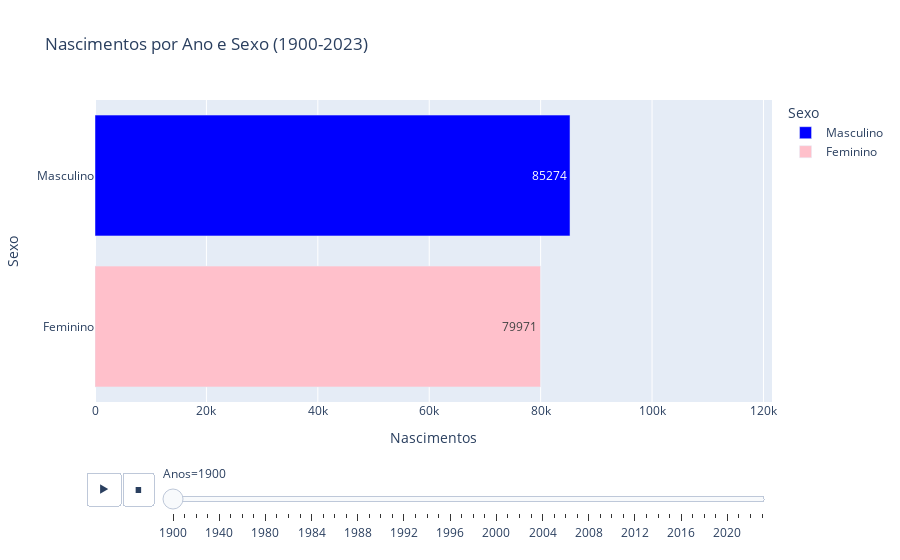

Notebook cell for this chart:
### Code cell
fig = px.bar(
    tabela_long,
    y='Sexo',           # barras horizontais para categorias Sexo
    x='Nascimentos',
    color='Sexo',
    orientation='h',    # barras horizontais
    animation_frame='Anos',    # animação por anos
    animation_group='Sexo',    # grupo de animação
    range_x=[0, tabela_long['Nascimentos'].max() * 1.1],
    color_discrete_map={'Masculino': 'blue', 'Feminino': 'pink'},
    title='Nascimentos por Ano e Sexo (1900-2023)',
    text='Nascimentos',
)

fig.update_layout(yaxis={'categoryorder':'total ascending'})  # para ordem das barras
fig.show()

### Figure 1 — Plotly figure (JSON) as saved in the notebook; plotly's stock layout.template omitted (floating-point values rounded to 4 significant figures)
{"data": [{"hovertemplate": "Sexo=%{y}<br>Anos=1900<br>Nascimentos=%{text}<extra></extra>", "ids": ["Masculino"], "legendgroup": "Masculino", "marker": {"color": "blue", "pattern": {"shape": ""}}, "name": "Masculino", "orientation": "h", "showlegend": true, "text": [85270.0], "textposition": "auto", "type": "bar", "x": [85274], "xaxis": "x", "y": ["Masculino"], "yaxis": "y"}, {"hovertemplate": "Sexo=%{y}<br>Anos=1900<br>Nascimentos=%{text}<extra></extra>", "ids": ["Feminino"], "legendgroup": "Feminino", "marker": {"color": "pink", "pattern": {"shape": ""}}, "name": "Feminino", "orientation": "h", "showlegend": true, "text": [79970.0], "textposition": "auto", "type": "bar", "x": [79971], "xaxis": "x", "y": ["Feminino"], "yaxis": "y"}], "layout": {"barmode": "relative", "legend": {"title": {"text": "Sexo"}, "tracegroupgap": 0}, "sliders": [{"active": 0, "currentvalue": {"prefix": "Anos="}, "len": 0.9, "pad": {"b": 10, "t": 60}, "steps": [{"args": [["1900"], {"frame": {"duration": 0, "redraw": true}, "fromcurrent": true, "mode": "immediate", "transition": {"duration": 0, "easing": "linear"}}], "label": "1900", "method": "animate"}, {"args": [["1910"], {"frame": {"duration": 0, "redraw": true}, "fromcurrent": true, "mode": "immediate", "transition": {"duration": 0, "easing": "linear"}}], "label": "1910", "method": "animate"}, {"args": [["1920"], {"frame": {"duration": 0, "redraw": true}, "fromcurrent": true, "mode": "immediate", "transition": {"duration": 0, "easing": "linear"}}], "label": "1920", "method": "animate"}, {"args": [["1930"], {"frame": {"duration": 0, "redraw": true}, "fromcurrent": true, "mode": "immediate", "transition": {"duration": 0, "easing": "linear"}}], "label": "1930", "method": "animate"}, {"args": [["1940"], {"frame": {"duration": 0, "redraw": true}, "fromcurrent": true, "mode": "immediate", "transition": {"duration": 0, "easing": "linear"}}], "label": "1940", "method": "animate"}, {"args": [["1950"], {"frame": {"duration": 0, "redraw": true}, "fromcurrent": true, "mode": "immediate", "transition": {"duration": 0, "easing": "linear"}}], "label": "1950", "method": "animate"}, {"args": [["1960"], {"frame": {"duration": 0, "redraw": true}, "fromcurrent": true, "mode": "immediate", "transition": {"duration": 0, "easing": "linear"}}], "label": "1960", "method": "animate"}, {"args": [["1970"], {"frame": {"duration": 0, "redraw": true}, "fromcurrent": true, "mode": "immediate", "transition": {"duration": 0, "easing": "linear"}}], "label": "1970", "method": "animate"}, {"args": [["1980"], {"frame": {"duration": 0, "redraw": true}, "fromcurrent": true, "mode": "immediate", "transition": {"duration": 0, "easing": "linear"}}], "label": "1980", "method": "animate"}, {"args": [["1981"], {"frame": {"duration": 0, "redraw": true}, "fromcurrent": true, "mode": "immediate", "transition": {"duration": 0, "easing": "linear"}}], "label": "1981", "method": "animate"}, {"args": [["1982"], {"frame": {"duration": 0, "redraw": true}, "fromcurrent": true, "mode": "immediate", "transition": {"duration": 0, "easing": "linear"}}], "label": "1982", "method": "animate"}, {"args": [["1983"], {"frame": {"duration": 0, "redraw": true}, "fromcurrent": true, "mode": "immediate", "transition": {"duration": 0, "easing": "linear"}}], "label": "1983", "method": "animate"}, {"args": [["1984"], {"frame": {"duration": 0, "redraw": true}, "fromcurrent": true, "mode": "immediate", "transition": {"duration": 0, "easing": "linear"}}], "label": "1984", "method": "animate"}, {"args": [["1985"], {"frame": {"duration": 0, "redraw": true}, "fromcurrent": true, "mode": "immediate", "transition": {"duration": 0, "easing": "linear"}}], "label": "1985", "method": "animate"}, {"args": [["1986"], {"frame": {"duration": 0, "redraw": true}, "fromcurrent": true, "mode": "immediate", "transition": {"duration": 0, "easing": "linear"}}], "label": "1986", "method": "animate"}, {"args": [["1987"], {"frame": {"duration": 0, "redraw": true}, "fromcurrent": true, "mode": "immediate", "transition": {"duration": 0, "easing": "linear"}}], "label": "1987", "method": "animate"}, {"args": [["1988"], {"frame": {"duration": 0, "redraw": true}, "fromcurrent": true, "mode": "immediate", "transition": {"duration": 0, "easing": "linear"}}], "label": "1988", "method": "animate"}, {"args": [["1989"], {"frame": {"duration": 0, "redraw": true}, "fromcurrent": true, "mode": "immediate", "transition": {"duration": 0, "easing": "linear"}}], "label": "1989", "method": "animate"}, {"args": [["1990"], {"frame": {"duration": 0, "redraw": true}, "fromcurrent": true, "mode": "immediate", "transition": {"duration": 0, "easing": "linear"}}], "label": "1990", "method": "animate"}, {"args": [["1991"], {"frame": {"duration": 0, "redraw": true}, "fromcurrent": true, "mode": "immediate", "transition": {"duration": 0, "easing": "linear"}}], "label": "1991", "method": "animate"}, {"args": [["1992"], {"frame": {"duration": 0, "redraw": true}, "fromcurrent": true, "mode": "immediate", "transition": {"duration": 0, "easing": "linear"}}], "label": "1992", "method": "animate"}, {"args": [["1993"], {"frame": {"duration": 0, "redraw": true}, "fromcurrent": true, "mode": "immediate", "transition": {"duration": 0, "easing": "linear"}}], "label": "1993", "method": "animate"}, {"args": [["1994"], {"frame": {"duration": 0, "redraw": true}, "fromcurrent": true, "mode": "immediate", "transition": {"duration": 0, "easing": "linear"}}], "label": "1994", "method": "animate"}, {"args": [["1995"], {"frame": {"duration": 0, "redraw": true}, "fromcurrent": true, "mode": "immediate", "transition": {"duration": 0, "easing": "linear"}}], "label": "1995", "method": "animate"}, {"args": [["1996"], {"frame": {"duration": 0, "redraw": true}, "fromcurrent": true, "mode": "immediate", "transition": {"duration": 0, "easing": "linear"}}], "label": "1996", "method": "animate"}, {"args": [["1997"], {"frame": {"duration": 0, "redraw": true}, "fromcurrent": true, "mode": "immediate", "transition": {"duration": 0, "easing": "linear"}}], "label": "1997", "method": "animate"}, {"args": [["1998"], {"frame": {"duration": 0, "redraw": true}, "fromcurrent": true, "mode": "immediate", "transition": {"duration": 0, "easing": "linear"}}], "label": "1998", "method": "animate"}, {"args": [["1999"], {"frame": {"duration": 0, "redraw": true}, "fromcurrent": true, "mode": "immediate", "transition": {"duration": 0, "easing": "linear"}}], "label": "1999", "method": "animate"}, {"args": [["2000"], {"frame": {"duration": 0, "redraw": true}, "fromcurrent": true, "mode": "immediate", "transition": {"duration": 0, "easing": "linear"}}], "label": "2000", "method": "animate"}, {"args": [["2001"], {"frame": {"duration": 0, "redraw": true}, "fromcurrent": true, "mode": "immediate", "transition": {"duration": 0, "easing": "linear"}}], "label": "2001", "method": "animate"}, {"args": [["2002"], {"frame": {"duration": 0, "redraw": true}, "fromcurrent": true, "mode": "immediate", "transition": {"duration": 0, "easing": "linear"}}], "label": "2002", "method": "animate"}, {"args": [["2003"], {"frame": {"duration": 0, "redraw": true}, "fromcurrent": true, "mode": "immediate", "transition": {"duration": 0, "easing": "linear"}}], "label": "2003", "method": "animate"}, {"args": [["2004"], {"frame": {"duration": 0, "redraw": true}, "fromcurrent": true, "mode": "immediate", "transition": {"duration": 0, "easing": "linear"}}], "label": "2004", "method": "animate"}, {"args": [["2005"], {"frame": {"duration": 0, "redraw": true}, "fromcurrent": true, "mode": "immediate", "transition": {"duration": 0, "easing": "linear"}}], "label": "2005", "method": "animate"}, {"args": [["2006"], {"frame": {"duration": 0, "redraw": true}, "fromcurrent": true, "mode": "immediate", "transition": {"duration": 0, "easing": "linear"}}], "label": "2006", "method": "animate"}, {"args": [["2007"], {"frame": {"duration": 0, "redraw": true}, "fromcurrent": true, "mode": "immediate", "transition": {"duration": 0, "easing": "linear"}}], "label": "2007", "method": "animate"}, {"args": [["2008"], {"frame": {"duration": 0, "redraw": true}, "fromcurrent": true, "mode": "immediate", "transition": {"duration": 0, "easing": "linear"}}], "label": "2008", "method": "animate"}, {"args": [["2009"], {"frame": {"duration": 0, "redraw": true}, "fromcurrent": true, "mode": "immediate", "transition": {"duration": 0, "easing": "linear"}}], "label": "2009", "method": "animate"}, {"args": [["2010"], {"frame": {"duration": 0, "redraw": true}, "fromcurrent": true, "mode": "immediate", "transition": {"duration": 0, "easing": "linear"}}], "label": "2010", "method": "animate"}, {"args": [["2011"], {"frame": {"duration": 0, "redraw": true}, "fromcurrent": true, "mode": "immediate", "transition": {"duration": 0, "easing": "linear"}}], "label": "2011", "method": "animate"}, {"args": [["2012"], {"frame": {"duration": 0, "redraw": true}, "fromcurrent": true, "mode": "immediate", "transition": {"duration": 0, "easing": "linear"}}], "label": "2012", "method": "animate"}, {"args": [["2013"], {"frame": {"duration": 0, "redraw": true}, "fromcurrent": true, "mode": "immediate", "transition": {"duration": 0, "easing": "linear"}}], "label": "2013", "method": "animate"}, {"args": [["2014"], {"frame": {"duration": 0, "redraw": true}, "fromcurrent": true, "mode": "immediate", "transition": {"duration": 0, "easing": "linear"}}], "label": "2014", "method": "animate"}, {"args": [["2015"], {"frame": {"duration": 0, "redraw": true}, "fromcurrent": true, "mode": "immediate", "transition": {"duration": 0, "easing": "linear"}}], "label": "2015", "method": "animate"}, {"args": [["2016"], {"frame": {"duration": 0, "redraw": true}, "fromcurrent": true, "mode": "immediate", "transition": {"duration": 0, "easing": "linear"}}], "label": "2016", "method": "animate"}, {"args": [["2017"], {"frame": {"duration": 0, "redraw": true}, "fromcurrent": true, "mode": "immediate", "transition": {"duration": 0, "easing": "linear"}}], "label": "2017", "method": "animate"}, {"args": [["2018"], {"frame": {"duration": 0, "redraw": true}, "fromcurrent": true, "mode": "immediate", "transition": {"duration": 0, "easing": "linear"}}], "label": "2018", "method": "animate"}, {"args": [["2019"], {"frame": {"duration": 0, "redraw": true}, "fromcurrent": true, "mode": "immediate", "transition": {"duration": 0, "easing": "linear"}}], "label": "2019", "method": "animate"}, {"args": [["2020"], {"frame": {"duration": 0, "redraw": true}, "fromcurrent": true, "mode": "immediate", "transition": {"duration": 0, "easing": "linear"}}], "label": "2020", "method": "animate"}, {"args": [["2021"], {"frame": {"duration": 0, "redraw": true}, "fromcurrent": true, "mode": "immediate", "transition": {"duration": 0, "easing": "linear"}}], "label": "2021", "method": "animate"}, {"args": [["2022"], {"frame": {"duration": 0, "redraw": true}, "fromcurrent": true, "mode": "immediate", "transition": {"duration": 0, "easing": "linear"}}], "label": "2022", "method": "animate"}, {"args": [["2023"], {"frame": {"duration": 0, "redraw": true}, "fromcurrent": true, "mode": "immediate", "transition": {"duration": 0, "easing": "linear"}}], "label": "2023", "method": "animate"}], "x": 0.1, "xanchor": "left", "y": 0, "yanchor": "top"}], "title": {"text": "Nascimentos por Ano e Sexo (1900-2023)"}, "updatemenus": [{"buttons": [{"args": [null, {"frame": {"duration": 500, "redraw": true}, "fromcurrent": true, "mode": "immediate", "transition": {"duration": 500, "easing": "linear"}}], "label": "&#9654;", "method": "animate"}, {"args": [[null], {"frame": {"duration": 0, "redraw": true}, "fromcurrent": true, "mode": "immediate", "transition": {"duration": 0, "easing": "linear"}}], "label": "&#9724;", "method": "animate"}], "direction": "left", "pad": {"r": 10, "t": 70}, "showactive": false, "type": "buttons", "x": 0.1, "xanchor": "right", "y": 0, "yanchor": "top"}], "xaxis": {"anchor": "y", "domain": [0, 1], "range": [0, 121500.0], "title": {"text": "Nascimentos"}}, "yaxis": {"anchor": "x", "categoryarray": ["Feminino", "Masculino"], "categoryorder": "total ascending", "domain": [0, 1], "title": {"text": "Sexo"}}}}
